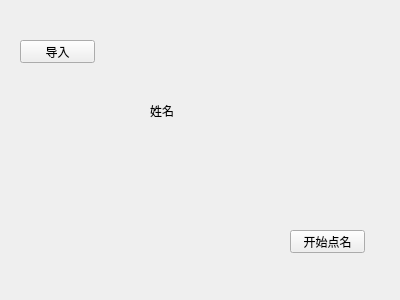
<?xml version="1.0" encoding="UTF-8"?>
<ui version="4.0">
 <class>MainWidget</class>
 <widget class="QWidget" name="MainWidget">
  <property name="geometry">
   <rect>
    <x>0</x>
    <y>0</y>
    <width>400</width>
    <height>300</height>
   </rect>
  </property>
  <property name="windowTitle">
   <string>MainWidget</string>
  </property>
  <widget class="QPushButton" name="read_btn">
   <property name="geometry">
    <rect>
     <x>20</x>
     <y>40</y>
     <width>75</width>
     <height>23</height>
    </rect>
   </property>
   <property name="text">
    <string>导入</string>
   </property>
  </widget>
  <widget class="QLabel" name="name_lb">
   <property name="geometry">
    <rect>
     <x>150</x>
     <y>100</y>
     <width>71</width>
     <height>21</height>
    </rect>
   </property>
   <property name="text">
    <string>姓名</string>
   </property>
  </widget>
  <widget class="QPushButton" name="begin_btn">
   <property name="geometry">
    <rect>
     <x>290</x>
     <y>230</y>
     <width>75</width>
     <height>23</height>
    </rect>
   </property>
   <property name="text">
    <string>开始点名</string>
   </property>
  </widget>
 </widget>
 <layoutdefault spacing="6" margin="11"/>
 <resources/>
 <connections/>
</ui>
